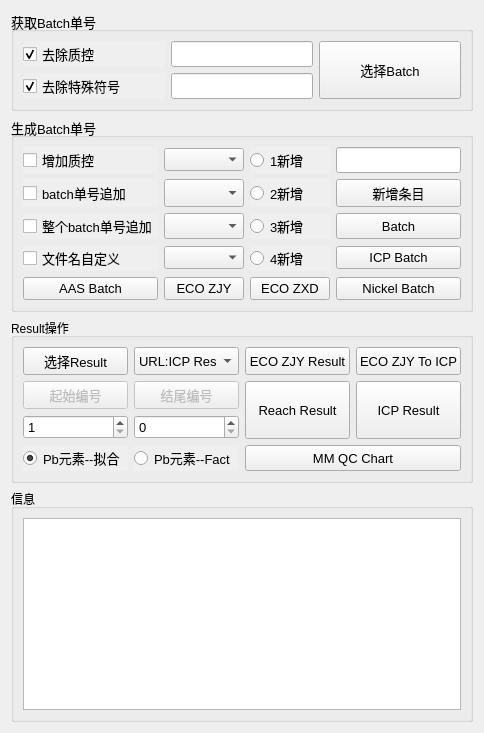
        <widget class="QWidget" name="tab">
         <attribute name="title">
          <string>ICP Operate</string>
         </attribute>
         <layout class="QGridLayout" name="gridLayout_2">
          <item row="1" column="0">
           <widget class="QGroupBox" name="groupBox_2">
            <property name="sizePolicy">
             <sizepolicy hsizetype="Expanding" vsizetype="Expanding">
              <horstretch>0</horstretch>
              <verstretch>0</verstretch>
             </sizepolicy>
            </property>
            <property name="font">
             <font>
              <pointsize>10</pointsize>
             </font>
            </property>
            <property name="title">
             <string>生成Batch单号</string>
            </property>
            <layout class="QGridLayout" name="gridLayout_7">
             <item row="3" column="0">
              <widget class="QCheckBox" name="checkBox">
               <property name="autoFillBackground">
                <bool>true</bool>
               </property>
               <property name="text">
                <string>文件名自定义</string>
               </property>
              </widget>
             </item>
             <item row="3" column="1">
              <widget class="QComboBox" name="comboBox_6"/>
             </item>
             <item row="4" column="3">
              <widget class="QPushButton" name="pushButton_22">
               <property name="sizePolicy">
                <sizepolicy hsizetype="Expanding" vsizetype="Expanding">
                 <horstretch>0</horstretch>
                 <verstretch>0</verstretch>
                </sizepolicy>
               </property>
               <property name="font">
                <font>
                 <pointsize>10</pointsize>
                </font>
               </property>
               <property name="toolTip">
                <string/>
               </property>
               <property name="statusTip">
                <string>获取Sample ID，并填入Excel模板中</string>
               </property>
               <property name="text">
                <string>Nickel Batch</string>
               </property>
              </widget>
             </item>
             <item row="2" column="0">
              <widget class="QCheckBox" name="checkBox_3">
               <property name="sizePolicy">
                <sizepolicy hsizetype="Expanding" vsizetype="Expanding">
                 <horstretch>0</horstretch>
                 <verstretch>0</verstretch>
                </sizepolicy>
               </property>
               <property name="font">
                <font>
                 <pointsize>10</pointsize>
                </font>
               </property>
               <property name="autoFillBackground">
                <bool>true</bool>
               </property>
               <property name="text">
                <string>整个batch单号追加</string>
               </property>
              </widget>
             </item>
             <item row="1" column="3">
              <widget class="QPushButton" name="pushButton_33">
               <property name="sizePolicy">
                <sizepolicy hsizetype="Expanding" vsizetype="Expanding">
                 <horstretch>0</horstretch>
                 <verstretch>0</verstretch>
                </sizepolicy>
               </property>
               <property name="font">
                <font>
                 <pointsize>10</pointsize>
                </font>
               </property>
               <property name="text">
                <string>新增条目</string>
               </property>
              </widget>
             </item>
             <item row="3" column="3">
              <widget class="QPushButton" name="pushButton_28">
               <property name="text">
                <string>ICP Batch</string>
               </property>
              </widget>
             </item>
             <item row="1" column="2">
              <widget class="QRadioButton" name="radioButton_3">
               <property name="sizePolicy">
                <sizepolicy hsizetype="Expanding" vsizetype="Expanding">
                 <horstretch>0</horstretch>
                 <verstretch>0</verstretch>
                </sizepolicy>
               </property>
               <property name="font">
                <font>
                 <pointsize>10</pointsize>
                </font>
               </property>
               <property name="autoFillBackground">
                <bool>true</bool>
               </property>
               <property name="text">
                <string>2新增</string>
               </property>
              </widget>
             </item>
             <item row="0" column="1">
              <widget class="QComboBox" name="comboBox_5"/>
             </item>
             <item row="0" column="0">
              <widget class="QCheckBox" name="checkBox_4">
               <property name="sizePolicy">
                <sizepolicy hsizetype="Expanding" vsizetype="Expanding">
                 <horstretch>0</horstretch>
                 <verstretch>0</verstretch>
                </sizepolicy>
               </property>
               <property name="font">
                <font>
                 <pointsize>10</pointsize>
                </font>
               </property>
               <property name="autoFillBackground">
                <bool>true</bool>
               </property>
               <property name="text">
                <string>增加质控</string>
               </property>
              </widget>
             </item>
             <item row="1" column="0">
              <widget class="QCheckBox" name="checkBox_2">
               <property name="sizePolicy">
                <sizepolicy hsizetype="Expanding" vsizetype="Expanding">
                 <horstretch>0</horstretch>
                 <verstretch>0</verstretch>
                </sizepolicy>
               </property>
               <property name="font">
                <font>
                 <pointsize>10</pointsize>
                </font>
               </property>
               <property name="autoFillBackground">
                <bool>true</bool>
               </property>
               <property name="text">
                <string>batch单号追加</string>
               </property>
              </widget>
             </item>
             <item row="3" column="2">
              <widget class="QRadioButton" name="radioButton_6">
               <property name="autoFillBackground">
                <bool>true</bool>
               </property>
               <property name="text">
                <string>4新增</string>
               </property>
              </widget>
             </item>
             <item row="1" column="1">
              <widget class="QComboBox" name="comboBox_3">
               <property name="sizePolicy">
                <sizepolicy hsizetype="Expanding" vsizetype="Expanding">
                 <horstretch>0</horstretch>
                 <verstretch>0</verstretch>
                </sizepolicy>
               </property>
               <property name="font">
                <font>
                 <pointsize>10</pointsize>
                </font>
               </property>
              </widget>
             </item>
             <item row="4" column="0">
              <widget class="QPushButton" name="pushButton_23">
               <property name="sizePolicy">
                <sizepolicy hsizetype="Expanding" vsizetype="Expanding">
                 <horstretch>0</horstretch>
                 <verstretch>0</verstretch>
                </sizepolicy>
               </property>
               <property name="font">
                <font>
                 <pointsize>10</pointsize>
                </font>
               </property>
               <property name="toolTip">
                <string/>
               </property>
               <property name="statusTip">
                <string>由于AAS仪器中有些Bug只能识别‘-’，所以需获取Sample ID，并将‘+’改为‘-’</string>
               </property>
               <property name="text">
                <string>AAS Batch</string>
               </property>
              </widget>
             </item>
             <item row="2" column="2">
              <widget class="QRadioButton" name="radioButton_4">
               <property name="sizePolicy">
                <sizepolicy hsizetype="Expanding" vsizetype="Expanding">
                 <horstretch>0</horstretch>
                 <verstretch>0</verstretch>
                </sizepolicy>
               </property>
               <property name="font">
                <font>
                 <pointsize>10</pointsize>
                </font>
               </property>
               <property name="autoFillBackground">
                <bool>true</bool>
               </property>
               <property name="text">
                <string>3新增</string>
               </property>
              </widget>
             </item>
             <item row="2" column="3">
              <widget class="QPushButton" name="pushButton_21">
               <property name="sizePolicy">
                <sizepolicy hsizetype="Expanding" vsizetype="Expanding">
                 <horstretch>0</horstretch>
                 <verstretch>0</verstretch>
                </sizepolicy>
               </property>
               <property name="font">
                <font>
                 <pointsize>10</pointsize>
                </font>
               </property>
               <property name="toolTip">
                <string/>
               </property>
               <property name="statusTip">
                <string>获取Sample ID，并导出TXT</string>
               </property>
               <property name="autoFillBackground">
                <bool>false</bool>
               </property>
               <property name="text">
                <string>Batch</string>
               </property>
              </widget>
             </item>
             <item row="0" column="3">
              <widget class="QLineEdit" name="lineEdit_7">
               <property name="sizePolicy">
                <sizepolicy hsizetype="Expanding" vsizetype="Expanding">
                 <horstretch>0</horstretch>
                 <verstretch>0</verstretch>
                </sizepolicy>
               </property>
               <property name="font">
                <font>
                 <pointsize>10</pointsize>
                </font>
               </property>
              </widget>
             </item>
             <item row="4" column="2">
              <widget class="QPushButton" name="pushButton_24">
               <property name="sizePolicy">
                <sizepolicy hsizetype="Expanding" vsizetype="Expanding">
                 <horstretch>0</horstretch>
                 <verstretch>0</verstretch>
                </sizepolicy>
               </property>
               <property name="font">
                <font>
                 <pointsize>10</pointsize>
                </font>
               </property>
               <property name="toolTip">
                <string/>
               </property>
               <property name="statusTip">
                <string>获取Sample ID，按中迅德要求生成Batch单</string>
               </property>
               <property name="text">
                <string>ECO ZXD</string>
               </property>
              </widget>
             </item>
             <item row="0" column="2">
              <widget class="QRadioButton" name="radioButton_5">
               <property name="sizePolicy">
                <sizepolicy hsizetype="Expanding" vsizetype="Expanding">
                 <horstretch>0</horstretch>
                 <verstretch>0</verstretch>
                </sizepolicy>
               </property>
               <property name="font">
                <font>
                 <pointsize>10</pointsize>
                </font>
               </property>
               <property name="autoFillBackground">
                <bool>true</bool>
               </property>
               <property name="text">
                <string>1新增</string>
               </property>
              </widget>
             </item>
             <item row="2" column="1">
              <widget class="QComboBox" name="comboBox_4">
               <property name="sizePolicy">
                <sizepolicy hsizetype="Expanding" vsizetype="Expanding">
                 <horstretch>0</horstretch>
                 <verstretch>0</verstretch>
                </sizepolicy>
               </property>
               <property name="font">
                <font>
                 <pointsize>10</pointsize>
                </font>
               </property>
              </widget>
             </item>
             <item row="4" column="1">
              <widget class="QPushButton" name="pushButton_25">
               <property name="sizePolicy">
                <sizepolicy hsizetype="Expanding" vsizetype="Expanding">
                 <horstretch>0</horstretch>
                 <verstretch>0</verstretch>
                </sizepolicy>
               </property>
               <property name="font">
                <font>
                 <pointsize>10</pointsize>
                </font>
               </property>
               <property name="toolTip">
                <string/>
               </property>
               <property name="statusTip">
                <string>获取Sample ID，生成符合质检院的单号同时生产出打印编号</string>
               </property>
               <property name="text">
                <string>ECO ZJY</string>
               </property>
              </widget>
             </item>
            </layout>
           </widget>
          </item>
          <item row="3" column="0">
           <widget class="QGroupBox" name="groupBox_4">
            <property name="title">
             <string>信息</string>
            </property>
            <layout class="QGridLayout" name="gridLayout_9">
             <item row="0" column="0">
              <widget class="QTextBrowser" name="textBrowser">
               <property name="sizePolicy">
                <sizepolicy hsizetype="Expanding" vsizetype="Expanding">
                 <horstretch>0</horstretch>
                 <verstretch>0</verstretch>
                </sizepolicy>
               </property>
               <property name="font">
                <font>
                 <pointsize>10</pointsize>
                </font>
               </property>
               <property name="statusTip">
                <string>选择Result的文件信息</string>
               </property>
              </widget>
             </item>
            </layout>
           </widget>
          </item>
          <item row="0" column="0">
           <widget class="QGroupBox" name="groupBox">
            <property name="sizePolicy">
             <sizepolicy hsizetype="Expanding" vsizetype="Expanding">
              <horstretch>0</horstretch>
              <verstretch>0</verstretch>
             </sizepolicy>
            </property>
            <property name="font">
             <font>
              <pointsize>10</pointsize>
             </font>
            </property>
            <property name="title">
             <string>获取Batch单号</string>
            </property>
            <layout class="QGridLayout" name="gridLayout_6">
             <item row="0" column="2" rowspan="2">
              <widget class="QPushButton" name="pushButton_29">
               <property name="sizePolicy">
                <sizepolicy hsizetype="Expanding" vsizetype="Expanding">
                 <horstretch>0</horstretch>
                 <verstretch>0</verstretch>
                </sizepolicy>
               </property>
               <property name="font">
                <font>
                 <pointsize>10</pointsize>
                </font>
               </property>
               <property name="statusTip">
                <string>选择需要获取的Batch</string>
               </property>
               <property name="text">
                <string>选择Batch</string>
               </property>
               <property name="icon">
                <iconset>
                 <normaloff>../../../.designer/backup/icon/open.png</normaloff>
                 <normalon>:/open.png</normalon>
                 <disabledoff>:/open.png</disabledoff>
                 <disabledon>:/open.png</disabledon>
                 <activeoff>:/open.png</activeoff>
                 <activeon>:/open.png</activeon>
                 <selectedoff>:/open.png</selectedoff>
                 <selectedon>:/open.png</selectedon>../../../.designer/backup/icon/open.png</iconset>
               </property>
              </widget>
             </item>
             <item row="0" column="0">
              <widget class="QCheckBox" name="checkBox_6">
               <property name="sizePolicy">
                <sizepolicy hsizetype="Expanding" vsizetype="Expanding">
                 <horstretch>0</horstretch>
                 <verstretch>0</verstretch>
                </sizepolicy>
               </property>
               <property name="font">
                <font>
                 <pointsize>10</pointsize>
                </font>
               </property>
               <property name="autoFillBackground">
                <bool>true</bool>
               </property>
               <property name="text">
                <string>去除质控</string>
               </property>
               <property name="checked">
                <bool>true</bool>
               </property>
              </widget>
             </item>
             <item row="1" column="0">
              <widget class="QCheckBox" name="checkBox_7">
               <property name="sizePolicy">
                <sizepolicy hsizetype="Expanding" vsizetype="Expanding">
                 <horstretch>0</horstretch>
                 <verstretch>0</verstretch>
                </sizepolicy>
               </property>
               <property name="font">
                <font>
                 <pointsize>10</pointsize>
                </font>
               </property>
               <property name="autoFillBackground">
                <bool>true</bool>
               </property>
               <property name="text">
                <string>去除特殊符号</string>
               </property>
               <property name="checked">
                <bool>true</bool>
               </property>
              </widget>
             </item>
             <item row="1" column="1">
              <widget class="QLineEdit" name="lineEdit_3">
               <property name="sizePolicy">
                <sizepolicy hsizetype="Expanding" vsizetype="Expanding">
                 <horstretch>0</horstretch>
                 <verstretch>0</verstretch>
                </sizepolicy>
               </property>
               <property name="font">
                <font>
                 <pointsize>10</pointsize>
                </font>
               </property>
               <property name="statusTip">
                <string>针对Word的batch数据中不符合sample单号的</string>
               </property>
              </widget>
             </item>
             <item row="0" column="1">
              <widget class="QLineEdit" name="lineEdit_2">
               <property name="sizePolicy">
                <sizepolicy hsizetype="Expanding" vsizetype="Expanding">
                 <horstretch>0</horstretch>
                 <verstretch>0</verstretch>
                </sizepolicy>
               </property>
               <property name="font">
                <font>
                 <pointsize>10</pointsize>
                </font>
               </property>
               <property name="statusTip">
                <string>去除excel中的质控样品</string>
               </property>
               <property name="text">
                <string/>
               </property>
               <property name="alignment">
                <set>Qt::AlignLeading|Qt::AlignLeft|Qt::AlignVCenter</set>
               </property>
              </widget>
             </item>
            </layout>
           </widget>
          </item>
          <item row="2" column="0">
           <widget class="QGroupBox" name="groupBox_3">
            <property name="sizePolicy">
             <sizepolicy hsizetype="Expanding" vsizetype="Expanding">
              <horstretch>0</horstretch>
              <verstretch>0</verstretch>
             </sizepolicy>
            </property>
            <property name="title">
             <string>Result操作</string>
            </property>
            <layout class="QGridLayout" name="gridLayout_8">
             <item row="1" column="0">
              <widget class="QPushButton" name="pushButton_35">
               <property name="enabled">
                <bool>false</bool>
               </property>
               <property name="sizePolicy">
                <sizepolicy hsizetype="Expanding" vsizetype="Expanding">
                 <horstretch>0</horstretch>
                 <verstretch>0</verstretch>
                </sizepolicy>
               </property>
               <property name="font">
                <font>
                 <pointsize>10</pointsize>
                </font>
               </property>
               <property name="text">
                <string>起始编号</string>
               </property>
              </widget>
             </item>
             <item row="5" column="0">
              <widget class="QRadioButton" name="radioButton">
               <property name="sizePolicy">
                <sizepolicy hsizetype="Expanding" vsizetype="Expanding">
                 <horstretch>0</horstretch>
                 <verstretch>0</verstretch>
                </sizepolicy>
               </property>
               <property name="font">
                <font>
                 <pointsize>10</pointsize>
                </font>
               </property>
               <property name="statusTip">
                <string>Reach方法中Pb元素不受Fe元素干扰获取的拟合数据</string>
               </property>
               <property name="autoFillBackground">
                <bool>true</bool>
               </property>
               <property name="text">
                <string>Pb元素--拟合</string>
               </property>
               <property name="checked">
                <bool>true</bool>
               </property>
              </widget>
             </item>
             <item row="5" column="1">
              <widget class="QRadioButton" name="radioButton_2">
               <property name="sizePolicy">
                <sizepolicy hsizetype="Expanding" vsizetype="Expanding">
                 <horstretch>0</horstretch>
                 <verstretch>0</verstretch>
                </sizepolicy>
               </property>
               <property name="font">
                <font>
                 <pointsize>10</pointsize>
                </font>
               </property>
               <property name="statusTip">
                <string>Reach方法中Pb元素受Fe元素干扰获取的Fact数据</string>
               </property>
               <property name="autoFillBackground">
                <bool>true</bool>
               </property>
               <property name="text">
                <string>Pb元素--Fact</string>
               </property>
              </widget>
             </item>
             <item row="0" column="2">
              <widget class="QPushButton" name="pushButton_32">
               <property name="sizePolicy">
                <sizepolicy hsizetype="Expanding" vsizetype="Expanding">
                 <horstretch>0</horstretch>
                 <verstretch>0</verstretch>
                </sizepolicy>
               </property>
               <property name="font">
                <font>
                 <pointsize>10</pointsize>
                </font>
               </property>
               <property name="statusTip">
                <string>由于质检院结果是科学计数法导致有些结果无法DCU，所以需要将结果转化TXT-TXT</string>
               </property>
               <property name="text">
                <string>ECO ZJY Result</string>
               </property>
              </widget>
             </item>
             <item row="2" column="0">
              <widget class="QSpinBox" name="spinBox_3">
               <property name="sizePolicy">
                <sizepolicy hsizetype="Expanding" vsizetype="Expanding">
                 <horstretch>0</horstretch>
                 <verstretch>0</verstretch>
                </sizepolicy>
               </property>
               <property name="font">
                <font>
                 <pointsize>10</pointsize>
                </font>
               </property>
               <property name="toolTip">
                <string/>
               </property>
               <property name="statusTip">
                <string>Reach结果第几个开始生成</string>
               </property>
               <property name="minimum">
                <number>1</number>
               </property>
               <property name="maximum">
                <number>999999999</number>
               </property>
               <property name="value">
                <number>1</number>
               </property>
              </widget>
             </item>
             <item row="5" column="2" colspan="2">
              <widget class="QPushButton" name="pushButton_30">
               <property name="sizePolicy">
                <sizepolicy hsizetype="Expanding" vsizetype="Expanding">
                 <horstretch>0</horstretch>
                 <verstretch>0</verstretch>
                </sizepolicy>
               </property>
               <property name="font">
                <font>
                 <pointsize>10</pointsize>
                </font>
               </property>
               <property name="statusTip">
                <string>填写ICP的QC Chart</string>
               </property>
               <property name="text">
                <string>MM QC Chart</string>
               </property>
              </widget>
             </item>
             <item row="2" column="1">
              <widget class="QSpinBox" name="spinBox_2">
               <property name="sizePolicy">
                <sizepolicy hsizetype="Expanding" vsizetype="Expanding">
                 <horstretch>0</horstretch>
                 <verstretch>0</verstretch>
                </sizepolicy>
               </property>
               <property name="font">
                <font>
                 <pointsize>10</pointsize>
                </font>
               </property>
               <property name="toolTip">
                <string/>
               </property>
               <property name="statusTip">
                <string>Reach结果第几个结束，同时0表示该Batch最后一个</string>
               </property>
               <property name="maximum">
                <number>999999999</number>
               </property>
              </widget>
             </item>
             <item row="0" column="3">
              <widget class="QPushButton" name="pushButton_31">
               <property name="sizePolicy">
                <sizepolicy hsizetype="Expanding" vsizetype="Expanding">
                 <horstretch>0</horstretch>
                 <verstretch>0</verstretch>
                </sizepolicy>
               </property>
               <property name="font">
                <font>
                 <pointsize>10</pointsize>
                </font>
               </property>
               <property name="statusTip">
                <string>由于质检院仪器结果导出不符合DCU格式，需要转化为ICP结果格式CSV-TXT</string>
               </property>
               <property name="text">
                <string>ECO ZJY To ICP</string>
               </property>
              </widget>
             </item>
             <item row="1" column="3" rowspan="2">
              <widget class="QPushButton" name="pushButton_27">
               <property name="sizePolicy">
                <sizepolicy hsizetype="Expanding" vsizetype="Expanding">
                 <horstretch>0</horstretch>
                 <verstretch>0</verstretch>
                </sizepolicy>
               </property>
               <property name="font">
                <font>
                 <pointsize>10</pointsize>
                </font>
               </property>
               <property name="toolTip">
                <string/>
               </property>
               <property name="statusTip">
                <string>将CSV转化成DCU使用的TXT格式</string>
               </property>
               <property name="text">
                <string>ICP Result</string>
               </property>
              </widget>
             </item>
             <item row="0" column="1">
              <widget class="QComboBox" name="comboBox">
               <property name="sizePolicy">
                <sizepolicy hsizetype="Ignored" vsizetype="Expanding">
                 <horstretch>0</horstretch>
                 <verstretch>0</verstretch>
                </sizepolicy>
               </property>
               <property name="font">
                <font>
                 <pointsize>10</pointsize>
                </font>
               </property>
               <property name="statusTip">
                <string>Result数据的选择路径</string>
               </property>
               <item>
                <property name="text">
                 <string>URL:ICP Result</string>
                </property>
               </item>
               <item>
                <property name="text">
                 <string>URL:ECO Result</string>
                </property>
               </item>
              </widget>
             </item>
             <item row="1" column="1">
              <widget class="QPushButton" name="pushButton_36">
               <property name="enabled">
                <bool>false</bool>
               </property>
               <property name="sizePolicy">
                <sizepolicy hsizetype="Expanding" vsizetype="Expanding">
                 <horstretch>0</horstretch>
                 <verstretch>0</verstretch>
                </sizepolicy>
               </property>
               <property name="font">
                <font>
                 <pointsize>10</pointsize>
                </font>
               </property>
               <property name="text">
                <string>结尾编号</string>
               </property>
              </widget>
             </item>
             <item row="0" column="0">
              <widget class="QPushButton" name="pushButton_34">
               <property name="sizePolicy">
                <sizepolicy hsizetype="Expanding" vsizetype="Expanding">
                 <horstretch>0</horstretch>
                 <verstretch>0</verstretch>
                </sizepolicy>
               </property>
               <property name="font">
                <font>
                 <pointsize>10</pointsize>
                </font>
               </property>
               <property name="statusTip">
                <string>选择需要获取的Resutl数据</string>
               </property>
               <property name="text">
                <string>选择Result</string>
               </property>
               <property name="icon">
                <iconset>
                 <normaloff>../../../.designer/backup/icon/open.png</normaloff>
                 <normalon>:/open.png</normalon>
                 <disabledoff>:/open.png</disabledoff>
                 <disabledon>:/open.png</disabledon>
                 <activeoff>:/open.png</activeoff>
                 <activeon>:/open.png</activeon>
                 <selectedoff>:/open.png</selectedoff>
                 <selectedon>:/open.png</selectedon>../../../.designer/backup/icon/open.png</iconset>
               </property>
              </widget>
             </item>
             <item row="1" column="2" rowspan="2">
              <widget class="QPushButton" name="pushButton_38">
               <property name="sizePolicy">
                <sizepolicy hsizetype="Expanding" vsizetype="Expanding">
                 <horstretch>0</horstretch>
                 <verstretch>0</verstretch>
                </sizepolicy>
               </property>
               <property name="font">
                <font>
                 <pointsize>10</pointsize>
                </font>
               </property>
               <property name="toolTip">
                <string/>
               </property>
               <property name="statusTip">
                <string>获取Sample ID和结果数据，并填入Reach结果Excel模板中 </string>
               </property>
               <property name="text">
                <string>Reach Result</string>
               </property>
              </widget>
             </item>
            </layout>
           </widget>
          </item>
         </layout>
        </widget>
